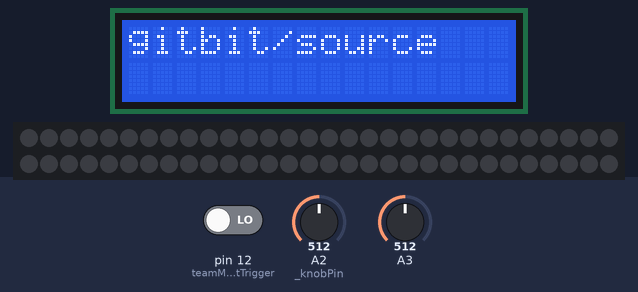
The sketch below on a simulated Arduino Uno, built for the host (arithmetic inside an expression is 32-bit, double 64-bit). Shown: 16×2 character LCD, 60 RGB LEDs in strip order, left to right, continuing on the next row. Inputs (shaded band) come from the test bench; at power-on: A2 (_knobPin) = 512, pin 12 (teamMemberCommitTrigger) LOW, A3 = 512. Dim RGB values are drawn brighter than linear; the strip is taken to match the declared colour order; random numbers use the default seed unless the sketch sets one.

Above: at 3.1 s.
3.2 s: A2 (_knobPin) set to 502
At 6.1 s:
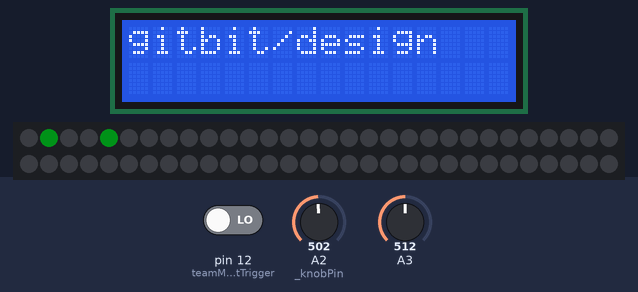
6.2 s: A2 (_knobPin) set to 263
8.1 s: A2 (_knobPin) set to 244
At 9.1 s:
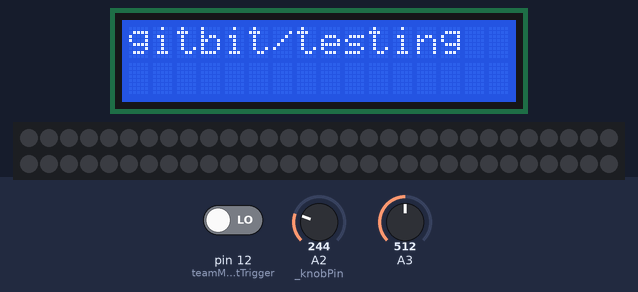
9.6 s: A2 (_knobPin) set to 900
At 10.1 s:
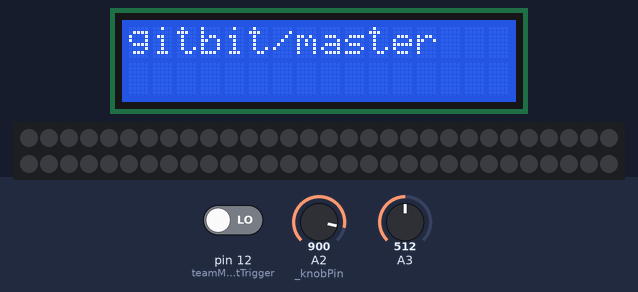
11.1 s: pin 12 (teamMemberCommitTrigger) driven HIGH
14.1 s: A2 (_knobPin) set to 780
16.0 s: A2 (_knobPin) set to 756
At 16.4 s:
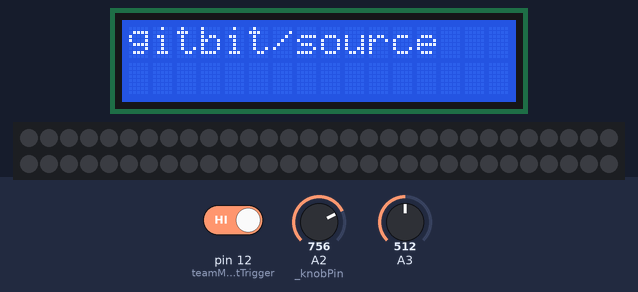
Timing chart, 0 to 18.5 s (numbered marks = the images above; inputs shaded):
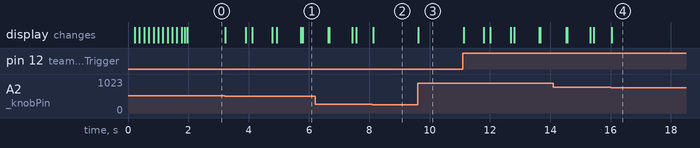

Measured:
- the behaviour switches between 512 and 511 on A2 (_knobPin) (found by bisection; images 0 and 1)
- the behaviour switches between 256 and 255 on A2 (_knobPin) (found by bisection; images 1 and 2)
- the behaviour switches between 768 and 767 on A2 (_knobPin) (found by bisection; images 3 and 4)
- after the input at 3.2 s, the display: first changes at once (image 1 shows a later state)
- after the input at 9.6 s, the display: changes at once (image 3)

The sketch:

gitbit.ino
```cpp
#include "SelectableLCD.h"
#include "Button.h"
#include "LEDAnimation.h"
#include "Swiper.h"

// Configuration
const std::vector<String> BRANCH_NAMES = {"gitbit/testing", "gitbit/design", "gitbit/source", "gitbit/master"};
const std::vector<uint8_t> TEAM_LEDS = {1, 2, 3, 4, 5, 6};
const std::vector<uint8_t> STATUS_LEDS = {7, 8, 9, 10, 11};

const Color GREEN = {0, 180, 0};
const Color BLUE = {0, 0, 200};
const Color BLACK = {0, 0, 0};

//Swiper
Swiper swiper(3);

//LCD
SelectableLCD selectableLCD(2);

//LEDs
LED teamLed(2);
std::vector<LED*> leds;
//CRGB ledStrip[NUM_LEDS];

//Button
Button teamMemberCommitTrigger(12);

//Animations
std::vector<Animation*> teamCommitAnimations;
Animation* progressAnimation;
Animation* pushCompleteAnimation;
Animation* pullCompleteAnimation;

void initializeLeds(const std::vector<uint8_t>& indexes) {
  for (uint8_t index : indexes) {
    LED* led = new LED(index);
    leds.push_back(led);
  }
}

void createPushPullAnimations() {
  std::vector<Animation*> sequentialScript;
  for (uint8_t i = 6; i < 11; i++) {
    sequentialScript.push_back(new SolidColorAnimation(leds[i], BLUE, 250));
  }

  progressAnimation = new SequentialAnimation(sequentialScript);
  pushCompleteAnimation = new SolidColorAnimation(leds[10], GREEN, 1000);
  pullCompleteAnimation = new SolidColorAnimation(leds[6], GREEN, 1000);
}

// Adafruit Neopixel library example function to cycle through led colors
void colorWipe(uint32_t c, uint8_t wait) {
  for(uint16_t i=0; i<12; i++) {
    ledStrip.setPixelColor(i, c);
    ledStrip.show();
    delay(wait);
  }
}

void setup() {
  Serial.begin(9600);

  swiper.init();
  teamMemberCommitTrigger.init();

  selectableLCD.init(16, 2);
  selectableLCD.setValues(BRANCH_NAMES);

  // LED setup
  ledStrip.setBrightness(BRIGHTNESS);
  ledStrip.begin();

  // These are ok to be blocking, since we don't want anything to happen when everything is loading anyway
  colorWipe(ledStrip.Color(0, 180, 0), 50);
  colorWipe(ledStrip.Color(0, 0, 200), 50);
  colorWipe(ledStrip.Color(0, 0, 0, 255), 50);

  // initialize LEDs
  initializeLeds(TEAM_LEDS);
  initializeLeds(STATUS_LEDS);

  for (uint8_t i = 0; i < 6; i++) {
    teamCommitAnimations.push_back(new DualColorAnimation(leds[i], GREEN, BLUE, 20000));
  }

  createPushPullAnimations();
}

void loop() {


  // Non-blocking team led animations

  for (Animation* animation : teamCommitAnimations) {
    animation->update();
  }

  // If you change branch, commit lights should clear

  if (selectableLCD.update()) {
    for (Animation* animation : teamCommitAnimations) {
      animation->reset();
    }
    if (selectableLCD.getIndex() == 1) {
      teamCommitAnimations[0]->start();
      teamCommitAnimations[3]->start();
    }
  }

  // Non-blocking team commit led button trigger

  teamMemberCommitTrigger.update();

  // If you press button, one commit should light up

  if (teamMemberCommitTrigger.isTriggered()) {
    teamCommitAnimations[random(6)]->start();
  }


  // Non-blocking status led animations

  progressAnimation->update();
  bool actionComplete = swiper.update();

  // If you pull, the status leds should execute

  pullCompleteAnimation->update();

  if (actionComplete && swiper.getPullState() == GestureState::COMPLETE) {
    progressAnimation->start();
  }

  if(progressAnimation->isComplete() && swiper.getPullState() == GestureState::COMPLETE) {
    pullCompleteAnimation->start();
    progressAnimation->reset();
    swiper.reset();
    for (Animation* animation : teamCommitAnimations) {
      animation->reset();
    }
  }

  // If you push, status leds should execute

  pushCompleteAnimation->update();

  if (actionComplete && swiper.getPushState() == GestureState::COMPLETE) {
    progressAnimation->start();
  }

  if(progressAnimation->isComplete() && swiper.getPushState() == GestureState::COMPLETE) {
    pushCompleteAnimation->start();
    progressAnimation->reset();
    swiper.reset();
  }

}
```

Animation.h
```cpp
#ifndef ANIMATION_H
#define ANIMATION_H

enum class AnimationState : uint8_t {
  READY = 0,
  RUNNING = 1,
  COMPLETE = 2
};

class Animation {
  public:
    Animation() : _state(AnimationState::READY) {}

    virtual void update() = 0;

    AnimationState getState() {
      return _state;
    }

    virtual void reset() {
      _state = AnimationState::READY;
    }

    virtual void start() {
      _state = AnimationState::RUNNING;
    }

    bool isComplete() {
      return _state == AnimationState::COMPLETE;
    }

    bool isRunning() {
      return _state == AnimationState::RUNNING;
    }

  protected:
    AnimationState _state;
};

class ParallelAnimation : public Animation {
  public:
    ParallelAnimation(std::vector<Animation*> animations)
      : _animations(animations) {
    }

    virtual void start() {
      for (Animation* animation : _animations) {
        animation->start();
      }

      Animation::start();
    }

    virtual void update() {
      if (!isRunning()) {
        return;
      }

      bool isComplete = true;
      for (Animation* animation : _animations) {
        animation->update();
        isComplete &= animation->isComplete();
      }

      if (isComplete) {
        _state = AnimationState::COMPLETE;
      }
    }

  private:
    std::vector<Animation*> _animations;
};

class SequentialAnimation : public Animation {
  public:
    SequentialAnimation(std::vector<Animation*> animations)
      : _animations(animations),
        _currentIndex(0) {
    }

    virtual void reset() {
      _currentIndex = 0;

      for (Animation* animation : _animations) {
        animation->reset();
      }

      Animation::reset();
    }

    virtual void update() {

      if (!isRunning()) {
        return;
      }

      Animation* animation = _animations[_currentIndex];
      if (nullptr == animation) {
        return;
      }

      if (!animation->isRunning()) {
        animation->start();
      }

      animation->update();

      if (animation->isComplete()) {
        animation->update();
        _currentIndex++;
      }

      if (_currentIndex >= _animations.size()) {
        _state = AnimationState::COMPLETE;
      }
    }

  private:
    std::vector<Animation*> _animations;
    uint8_t _currentIndex;
};

#endif
```

Button.h
```cpp
#ifndef BUTTON_H
#define BUTTON_H

class Button {
  public:
    Button(uint8_t pin) : _pin(pin),
      _isTriggered(false),
      _isPushed(false) {

    }

    void init() {
      pinMode(_pin, INPUT);
    }

    void update() {
      bool pushed = digitalRead(_pin) == HIGH;

      if (_isPushed != pushed && pushed) {
        _isTriggered = true;
      }  else {
        _isTriggered = false;
      }

      _isPushed = pushed;
    }

    bool isPushed() {
      return _isPushed;
    }

    bool isTriggered() {
      return _isTriggered;
    }

  private:
    uint8_t _pin;
    bool _isTriggered;
    bool _isPushed;

};

#endif
```

Gesture.h
```cpp
#ifndef GESTURE_H
#define GESTURE_H

enum class  GestureState : uint8_t {
  READY = 0,
  IN_PROGRESS = 1,
  COMPLETE = 2
};

class Gesture {
  public:
    Gesture(uint8_t startValue, uint8_t endValue) : _startValue(startValue), _endValue(endValue), _state(GestureState::READY) {

    }

    virtual void update(uint8_t currentPosition) {
      switch (_state) {
        case GestureState::READY:
          if (startGesture(currentPosition)) {
            _state = GestureState::IN_PROGRESS;
          }
          break;
        case GestureState::IN_PROGRESS:
          if (endGesture(currentPosition)) {
            _state = GestureState::COMPLETE;
          } else if (currentPosition == 0) {
            _state = GestureState::READY;
          }
          break;
        case GestureState::COMPLETE:
          break;
      }
    }

    virtual void reset() {
      _state = GestureState::READY;
    }

    virtual bool startGesture(uint8_t value) = 0;
    virtual bool endGesture(uint8_t value) = 0;

    GestureState getState() {
      return _state;
    }

  protected:
    uint8_t _startValue;
    uint8_t _endValue;

  private:
    GestureState _state;
};

class GestureRight : public Gesture {
  public:
    GestureRight(uint8_t startValue, uint8_t endValue) : Gesture(startValue, endValue) {
    }

    virtual bool startGesture(uint8_t value) {
      return 0 < value && value < _startValue;
    }

    virtual bool endGesture(uint8_t value) {
      return value > _endValue;
    }
};

class GestureLeft : public Gesture {
  public:
    GestureLeft(uint8_t startValue, uint8_t endValue) : Gesture(startValue, endValue) {
    }

    virtual bool startGesture(uint8_t value) {
      return value > _startValue;
    }

    virtual bool endGesture(uint8_t value) {
      return value > 0 && value < _endValue;
    }
};

#endif
```

LED.h
```cpp
#ifndef LED_H
#define LED_H

#include <Adafruit_NeoPixel.h>
const uint8_t NUM_LEDS = 60;
const uint8_t LED_DATA_PIN = 3;
#define BRIGHTNESS 30
Adafruit_NeoPixel ledStrip = Adafruit_NeoPixel(NUM_LEDS, LED_DATA_PIN, NEO_RGB + NEO_KHZ800);

struct Color {
  uint8_t red;
  uint8_t green;
  uint8_t blue;
};

class LED {
  public:
    LED(uint16_t* ledAddr) : _ledAddr(ledAddr)
    {
    }

    void off() {
      setColor(0,0,0);
    }

    void setColor(Color color) {
      setColor(color.red, color.green, color.blue);
    }

    void setColor(uint8_t red, uint8_t green, uint8_t blue) {
      //set the led
      ledStrip.setPixelColor(_ledAddr, ledStrip.Color(red, green, blue));
      ledStrip.show();
    }

  private:
    uint16_t* _ledAddr;
};

#endif
```

LEDAnimation.h
```cpp
#ifndef LEDANIMATION_H
#define LEDANIMATION_H

#include <ArduinoSTL.h>
#include "Animation.h"
#include "LED.h"

class SolidColorAnimation : public Animation {
  public:
    SolidColorAnimation(LED* led, Color color, uint32_t duration_msec) :
      _led(led),
      _color(color),
      _startTime_msec(0),
      _duration_msec(duration_msec) {
    }

    virtual void start() {
      Animation::start();
      _startTime_msec = millis();
    }

    virtual void update() {
      switch (getState()) {
        case AnimationState::READY:
          _led->off();
          return;
        case AnimationState::RUNNING:
          {
            uint16_t currentTime = millis();
            if (checkComplete(currentTime)) {
              _state = AnimationState::COMPLETE;
              return;
            }

            _led->setColor(_color);
            return;
          }
        case AnimationState::COMPLETE:
          _led->off();
          return;
      }
    }

  private:
    bool checkComplete(uint16_t currentTime) {
      return (currentTime - _startTime_msec) >= _duration_msec;
    }
    Color _color;
    LED* _led;

    uint32_t _duration_msec;
    uint32_t _startTime_msec;
};

class DualColorAnimation : public Animation {
  public:
    DualColorAnimation(LED* led, Color startColor, Color endColor, uint32_t duration_msec) :
      _led(led),
      _startValue(startColor),
      _endValue(endColor),
      _startTime_msec(0),
      _duration_msec(duration_msec) {
    }

    void setLED(LED* led) {
      _led = led;
    }

    void setDuration(uint32_t duration_msec) {
      _duration_msec = duration_msec;
    }

    virtual void start() {
      Animation::start();
      _startTime_msec = millis();
    }

    virtual void update() {
      switch (getState()) {
        case AnimationState::READY:
          _led->off();
          return;
        case AnimationState::RUNNING:
          {

            uint32_t currentTime = millis();
            if (checkComplete(currentTime)) {
              _state = AnimationState::COMPLETE;
              return;
            }

            Color currentColor = {
              linearInterpolation(_startValue.red, _endValue.red, currentTime),
              linearInterpolation(_startValue.green, _endValue.green, currentTime),
              linearInterpolation(_startValue.blue, _endValue.blue, currentTime)
            };

            _led->setColor(currentColor);
            return;
          }
        case AnimationState::COMPLETE:
          _led->setColor(_endValue);
          return;
      }
    }

  private:
    bool checkComplete(uint16_t currentTime) {
      return (currentTime - _startTime_msec) >= (uint32_t)_duration_msec;
    }

    uint32_t linearInterpolation(int16_t startValue, int16_t endValue, uint32_t currentTime) {
      double deltaTime = (currentTime - _startTime_msec);
      double progress = ( deltaTime / (double)_duration_msec);
      int32_t deltaValue = startValue + progress * (endValue - startValue);

      return std::max((int32_t)0, deltaValue);
    }

    Color _startValue;
    Color _endValue;
    LED* _led;

    uint32_t _duration_msec;
    uint32_t _startTime_msec;
};

#endif
```

Swiper.h
```cpp
#ifndef SWIPER_H
#define SWIPER_H

#include "Gesture.h"

class Swiper {
  public:
    Swiper(uint8_t pin) : _pin(pin), _pullGesture(8, 2), _pushGesture(2, 8) {

    }

    GestureState getPullState() {
      return _pullGesture.getState();
    }

    GestureState getPushState() {
      return _pushGesture.getState();
    }

    void reset() {
      _pullGesture.reset();
      _pushGesture.reset();
    }

    void init() {
      pinMode(_pin, INPUT);
    }

    bool update() {
      uint32_t currentPosition = analogRead(_pin);
      currentPosition = map(currentPosition, 0, 1023, 0, 10);

      bool actionComplete = false;
      if (_pullGesture.getState() == GestureState::READY) {
        actionComplete |= execute(&_pushGesture, currentPosition, "push");
      }

      if (_pushGesture.getState() == GestureState::READY) {
        actionComplete |= execute(&_pullGesture, currentPosition, "pull");
      }

      return actionComplete;
    }

  private:
    bool execute(Gesture* gesture, uint8_t currentPosition, const String& command) {
      if (nullptr == gesture) {
        return;
      }

      GestureState prevState = gesture->getState();
      gesture->update(currentPosition);

      if (prevState == GestureState::IN_PROGRESS && gesture->getState() == GestureState::COMPLETE) {
        Serial.println(command); // Picked up by Processing to execute bash scripts
        return true;
      }
      return false;
    }

    uint8_t _pin;
    GestureLeft _pullGesture;
    GestureRight _pushGesture;

};

#endif
```

SelectableLCD.h
```cpp
#ifndef SELECTABLELCD_H
#define SELECTABLELCD_H
#include <ArduinoSTL.h>
#include "Adafruit_LiquidCrystal.h"

class SelectableLCD {
  public:
    SelectableLCD(uint8_t knobPin) :
      _lcd(0),
      _knobPin(knobPin),
      _selectedIndex(-1) {
    }

    void init(uint8_t numRows, uint8_t numCols) {
      _lcd.begin(numRows, numCols);
      resetLCD();

      pinMode(_knobPin, INPUT);
    }

    uint8_t getIndex(){
      uint16_t knobPosition = analogRead(_knobPin);
      uint8_t index = std::min((uint8_t)3, (uint8_t)map(knobPosition, 0, 1023, 0, _values.size()));
      return index;
    }

    void setValues(std::vector<String> values) {
      _values = values;
    }

    bool update() {
      uint16_t knobPosition = analogRead(_knobPin);
      uint8_t index = std::min((uint8_t)3, (uint8_t)map(knobPosition, 0, 1023, 0, _values.size()));

      // if the knob position is different
      if (_selectedIndex != index) {
        _selectedIndex = index;
        resetLCD();

        _lcd.print(_values[_selectedIndex]);

        return true;
      }

      return false;
    }

  private:
    void resetLCD() {
      _lcd.clear();
      _lcd.setCursor(0, 0);
    }

    Adafruit_LiquidCrystal _lcd;
    uint8_t _knobPin = 2;
    std::vector<String> _values;
    int8_t _selectedIndex;
    int8_t _index;

};

#endif
```
